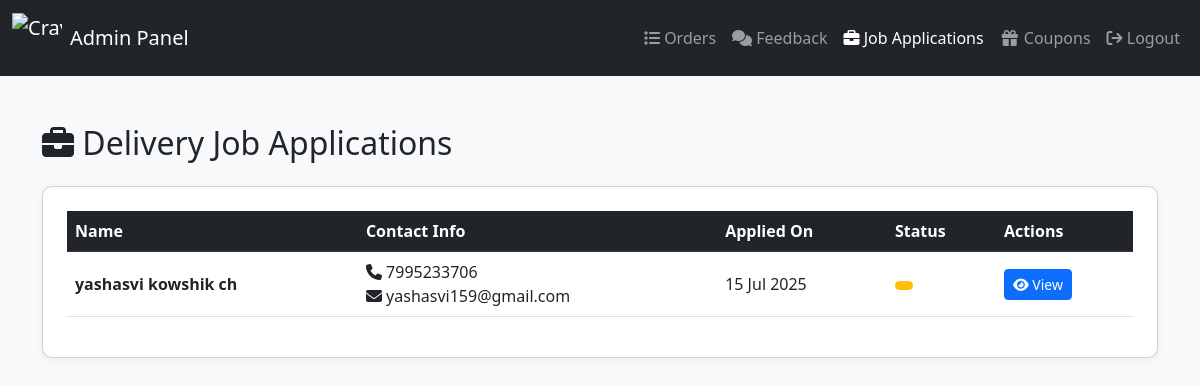
/admin_support.php (signed in), run on the app's committed database.
### tables this page shows
CREATE TABLE `job_applications` (
  `id` int(11) NOT NULL,
  `name` varchar(100) NOT NULL,
  `mobile` varchar(15) NOT NULL,
  `email` varchar(100) NOT NULL,
  `address` text NOT NULL,
  `reason` text NOT NULL,
  `status` enum('Pending','Reviewed','Rejected') DEFAULT 'Pending',
  `applied_at` timestamp NOT NULL DEFAULT current_timestamp()
);

### admin_support.php (the view, shortened to what this page needs)
<?php
include("db.php");
$applications_query = "SELECT * FROM job_applications ORDER BY applied_at DESC";
$applications_result = mysqli_query($conn, $applications_query);
?>
<!DOCTYPE html>
<html lang="en">
<head>
    <link href="https://cdn.jsdelivr.net/npm/bootstrap@5.3.0/dist/css/bootstrap.min.css" rel="stylesheet">
    <link rel="stylesheet" href="https://cdnjs.cloudflare.com/ajax/libs/font-awesome/6.4.0/css/all.min.css">
</head>
<body>
<nav class="navbar navbar-expand-lg navbar-dark bg-dark">
    <div class="container-fluid">
        <a class="navbar-brand d-flex align-items-center" href="admin_dashboard.php">
            <img src="food_images/cravfoods_logo.png" alt="CravFoods Logo" width="50" height="50" class="me-2">
            <span>Admin Panel</span>
        </a>
        <div class="collapse navbar-collapse" id="navbarNav">
            <ul class="navbar-nav ms-auto">
                <li class="nav-item"><a class="nav-link" href="admin_orders.php"><i class="fa fa-list"></i> Orders</a></li>
                <li class="nav-item"><a class="nav-link" href="admin_feedback.php"><i class="fa fa-comments"></i> Feedback</a></li>
                <li class="nav-item"><a class="nav-link active" href="admin_support.php"><i class="fa fa-briefcase"></i> Job Applications</a></li>
                <li class="nav-item"><a class="nav-link" href="admin_coupons.php"><i class="fa fa-fw fa-gift"></i> Coupons</a></li>
                <li class="nav-item"><a class="nav-link" href="admin_logout.php"><i class="fa fa-sign-out"></i> Logout</a></li>
            </ul>
        </div>
    </div>
</nav>
<div class="container mt-5">
    <h2 class="mb-4"><i class="fa fa-briefcase"></i> Delivery Job Applications</h2>
    <div class="card p-4">
        <?php if (mysqli_num_rows($applications_result) > 0): ?>
            <div class="table-responsive">
                <table class="table table-hover align-middle">
                    <thead class="table-dark">
                        <tr>
                            <th>Name</th>
                            <th>Contact Info</th>
                            <th>Applied On</th>
                            <th>Status</th>
                            <th>Actions</th>
                        </tr>
                    </thead>
                    <tbody>
                        <?php while ($application = mysqli_fetch_assoc($applications_result)): ?>
                            <tr>
                                <td><strong><?= htmlspecialchars($application['name']) ?></strong></td>
                                <td>
                                    <div><i class="fa fa-phone"></i> <?= htmlspecialchars($application['mobile']) ?></div>
                                    <div><i class="fa fa-envelope"></i> <?= htmlspecialchars($application['email']) ?></div>
                                </td>
                                <td><?= date("d M Y", strtotime($application['applied_at'])) ?></td>
                                <td>
                                    <span class="badge bg-<?=
                                        $application['status'] == 'hired' ? 'success' :
                                        ($application['status'] == 'rejected' ? 'danger' : 'warning')
                                    ?>">
                                    </span>
                                </td>
                                <td>
                                    <button class="btn btn-sm btn-primary view-application"
                                            data-id="<?= $application['id'] ?>"
                                            data-bs-toggle="modal"
                                            data-bs-target="#applicationModal">
                                        <i class="fa fa-eye"></i> View
                                    </button>
                                </td>
                            </tr>
                        <?php endwhile; ?>
                    </tbody>
                </table>
            </div>
        <?php else: ?>
            <div class="alert alert-info mb-0">No job applications received yet.</div>
        <?php endif; ?>
    </div>
</div>
</body>
</html>

### admin_support.php (style rules this page uses)
body { background-color: #f8f9fa; }
.card { box-shadow: 0 2px 10px rgba(0, 0, 0, 0.05); border-radius: 10px; }
.badge { font-size: 0.85rem; }

### data on the page
job_applications: name "yashasvi kowshik ch", mobile "7995233706", email "yashasvi159@gmail.com", applied_at "15 Jul 2025"
